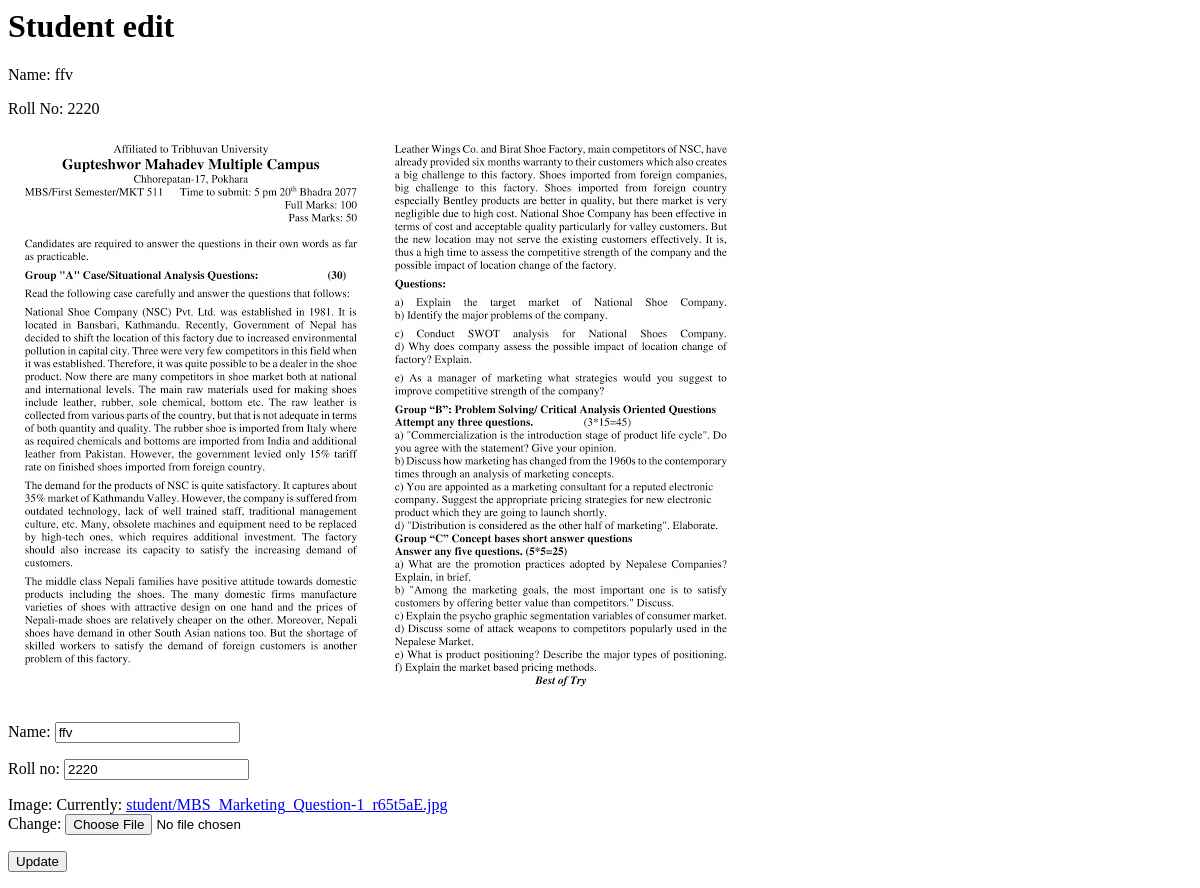
Before: /student/6/edit with the older database file.
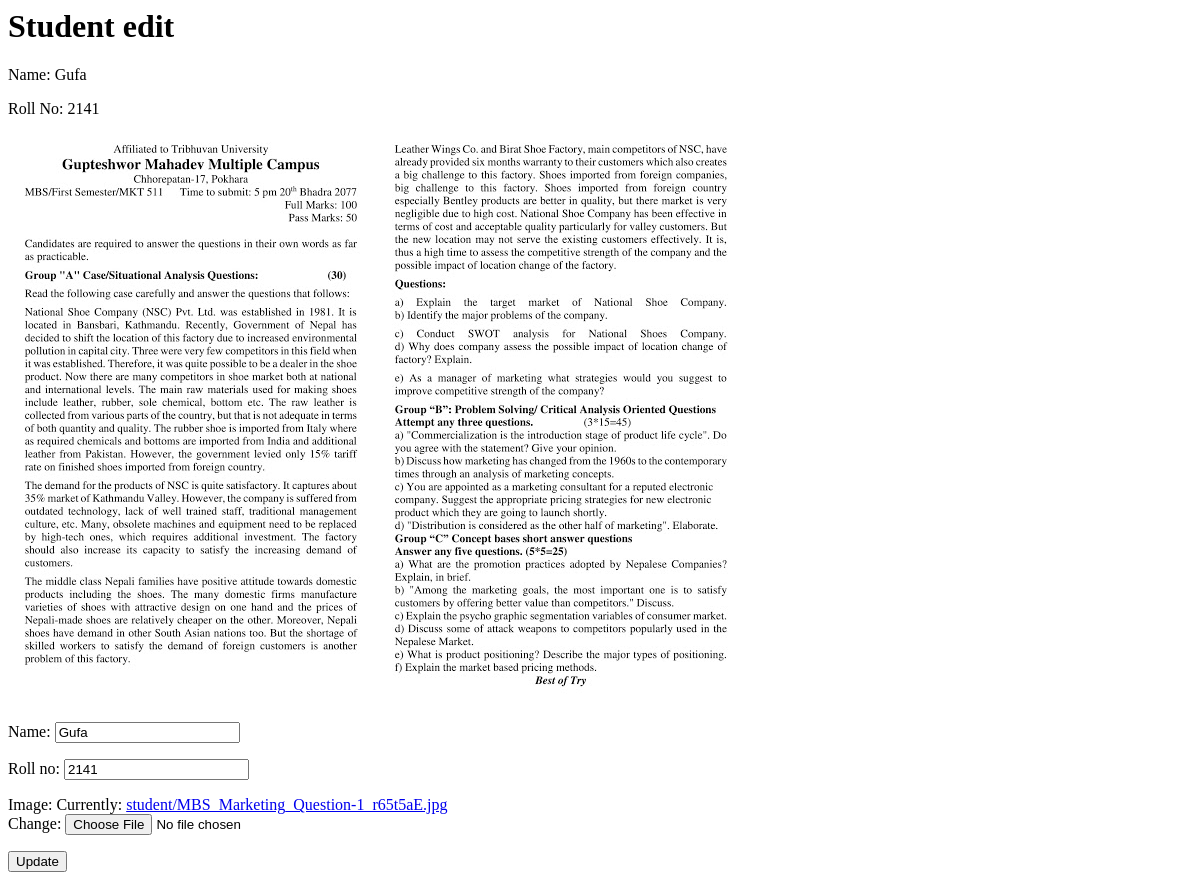
After: the same page with the newer database file.
### imagehandle/models.py (models this page shows, shortened)
class Student(models.Model):
	name=models.CharField(max_length=255)
	roll_no=models.IntegerField()
	image=models.ImageField(upload_to='student/')

### imagehandle/views.py (the view, shortened to what this page needs)
# urls.py: path('<int:pk>/edit',editstudent, name='editstudent' ),
def editstudent(request, pk):
	student=get_object_or_404(Student, pk=pk)
	form=StudentEditForm(instance=student)
	context={
		'student':student,
		'form':form
	}
	return render(request,'imagehandle/editstudent.html', context)

### imagehandle/forms.py
class StudentEditForm(forms.ModelForm):
	class Meta:
		model= Student
		fields=['name', 'roll_no','image']

### templates/imagehandle/editstudent.html (shortened to what this page needs)
<h1>Student edit</h1>
{% if student %}
<p>Name: {{student.name}}</p>
<p>Roll No: {{student.roll_no}}</p>
<p><img src="{{student.image.url}}"></p>
{% endif %}
{% if form %}
<form method="POST" enctype="multipart/form-data">
	{{form.as_p}}
	<input type="submit" name="submit" value="Update">
</form>
{% endif %}

Changed rows visible on the page:
changed Student: name "ffv" → "Gufa"; roll_no "2220" → "2141"
